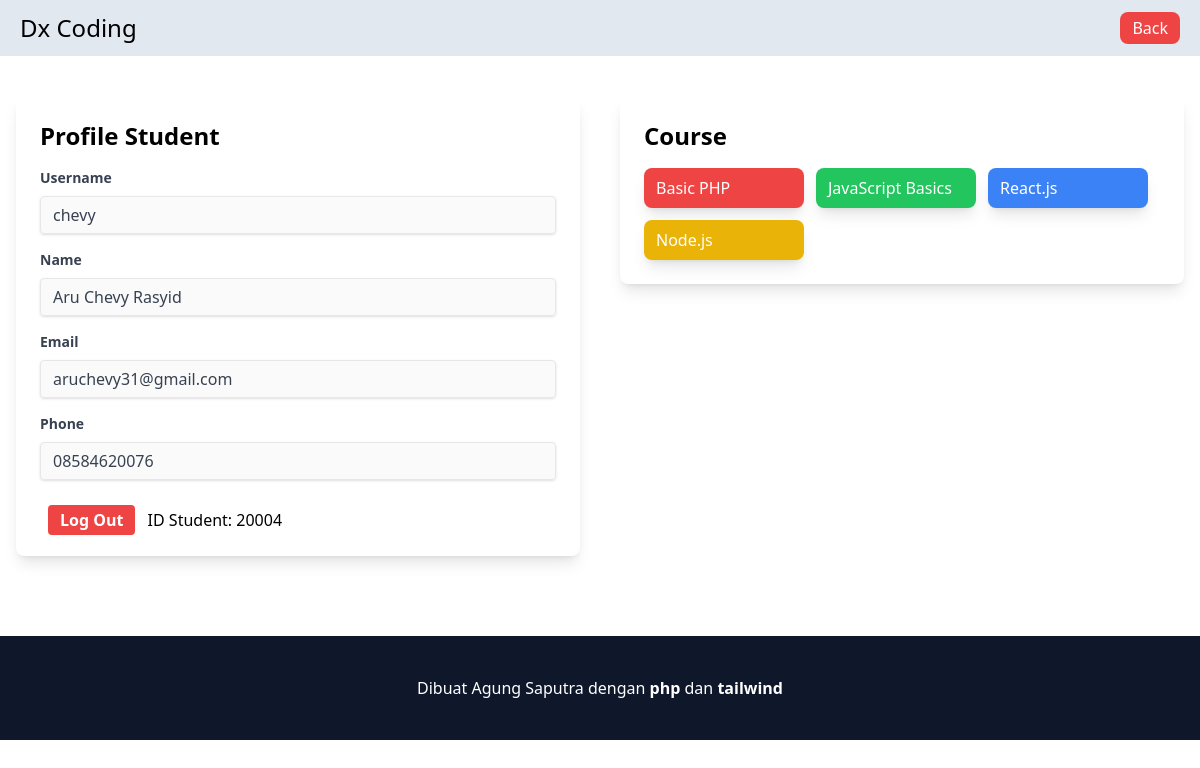
/profile/profile-student.php (signed in), run on the app's committed database.
### tables this page shows
CREATE TABLE `student` (
  `id_student` int(11) NOT NULL,
  `username_student` varchar(50) NOT NULL,
  `password_student` varchar(255) NOT NULL,
  `name_student` varchar(100) NOT NULL,
  `email_student` varchar(100) NOT NULL,
  `phone_student` varchar(15) DEFAULT NULL
);

CREATE TABLE `course` (
  `id_course` int(11) NOT NULL,
  `name_course` varchar(100) NOT NULL,
  `price_course` int(11) NOT NULL,
  `category_course` varchar(50) DEFAULT NULL,
  `date_course` date NOT NULL,
  `instructor_course` int(11) DEFAULT NULL
);

### functions/query.php (called while the page is built, shortened)
<?php
include 'connection.php';
function query($query) {
    global $conn;
    $result = mysqli_query($conn, $query);
    $rows = [];
    while ($row = mysqli_fetch_assoc($result)) {
        $rows[] = $row;
    }
    return $rows;
}
?>

### profile/profile-student.php (the view, shortened to what this page needs)
<?php
require '../functions/query.php';
$student_id = $_SESSION['student_id'];
$student = query("SELECT * FROM student WHERE id_student = $student_id")[0];
$courses = query("SELECT course.id_course, course.name_course FROM sale
                JOIN course ON sale.course_sale = course.id_course
                WHERE sale.student_sale = $student_id");
?>
<!DOCTYPE html>
<html lang="en">
<head>
    <link rel="stylesheet" href="../css/output.css">
</head>
<body>
    <nav class="bg-slate-200 flex justify-between items-center px-5">
        <h1 class="text-2xl py-3">Dx Coding</h1>
        <a class="bg-red-500 text-white px-3 py-1 rounded-lg hover:bg-red-400 cursor-pointer" href="../index.php">Back</a>
    </nav>
    <div class="flex justify-between items-start gap-10 mx-4 mb-20">
        <div class="flex justify-center mt-10 w-1/2">
            <div class="bg-white shadow-lg rounded-lg p-6 w-full max-w-4xl">
                <h2 class="text-2xl font-semibold mb-4">Profile Student</h2>
                <div class="mb-4">
                    <label class="block text-gray-700 text-sm font-bold mb-2" for="username">Username</label>
                    <input class="shadow appearance-none border rounded w-full py-2 px-3 text-gray-700 leading-tight focus:outline-none focus:shadow-outline" id="username" type="text" value="<?= $student['username_student'] ?>" disabled>
                </div>
                <div class="mb-4">
                    <label class="block text-gray-700 text-sm font-bold mb-2" for="name">Name</label>
                    <input class="shadow appearance-none border rounded w-full py-2 px-3 text-gray-700 leading-tight focus:outline-none focus:shadow-outline" id="name" type="text" value="<?= $student['name_student'] ?>" disabled>
                </div>
                <div class="mb-4">
                    <label class="block text-gray-700 text-sm font-bold mb-2" for="email">Email</label>
                    <input class="shadow appearance-none border rounded w-full py-2 px-3 text-gray-700 leading-tight focus:outline-none focus:shadow-outline" id="email" type="email" value="<?= $student['email_student'] ?>" disabled>
                </div>
                <div class="mb-7">
                    <label class="block text-gray-700 text-sm font-bold mb-2" for="phone">Phone</label>
                    <input class="shadow appearance-none border rounded w-full py-2 px-3 text-gray-700 leading-tight focus:outline-none focus:shadow-outline" id="phone" type="text" value="<?= $student['phone_student'] ?>" disabled>
                </div>
                <a href="logout-student.php" class="bg-red-500 hover:bg-red-700 text-white font-bold py-1 px-3 ml-2 rounded focus:outline-none focus:shadow-outline">Log Out</a>
                <span class="mx-2">ID Student: <?= $student['id_student'] ?></span>
            </div>
        </div>
        <div class="flex justify-center mt-10 w-1/2">
            <div class="bg-white shadow-lg rounded-lg p-6 w-full">
                <h2 class="text-2xl font-semibold mb-4">Course</h2>
                <div class="flex flex-wrap justify-start items-center gap-3">
                    <?php
                    $background_colors = [
                        'bg-red-500',
                        'bg-green-500',
                        'bg-blue-500',
                        'bg-yellow-500',
                        'bg-purple-500',
                        'bg-orange-500'
                    ];
                    $hover_colors = [
                        'hover:bg-red-400',
                        'hover:bg-green-400',
                        'hover:bg-blue-400',
                        'hover:bg-yellow-400',
                        'hover:bg-purple-400',
                        'hover:bg-orange-400'
                    ];
                    ?>
                    <?php foreach ($courses as $index => $course) : ?>
                        <?php
                        $bg_color = $background_colors[$index % count($background_colors)];
                        $hover_color = $hover_colors[$index % count($hover_colors)];
                        ?>
                        <a href="../transaction/course-detail.php?id=<?= $course['id_course'] ?>" class="w-40 <?= $bg_color ?> shadow-lg rounded-lg px-3 py-2 text-white <?= $hover_color ?>">
                            <h1><?= $course['name_course'] ?></h1>
                        </a>
                    <?php endforeach; ?>
                </div>
            </div>
        </div>
    </div>
    <footer class="text-center bg-slate-900 text-white py-10 w-full">
        <h1>Dibuat Agung Saputra dengan <span class="font-bold">php</span> dan <span class="font-bold">tailwind</span></h1>
    </footer>
</body>
</html>

### data on the page
student: username_student "chevy", name_student "Aru Chevy Rasyid", email_student "aruchevy31@gmail.com", phone_student "08584620076", id_student "20004"
course: name_course "Basic PHP"
course: name_course "JavaScript Basics"
course: name_course "React.js"
course: name_course "Node.js"
